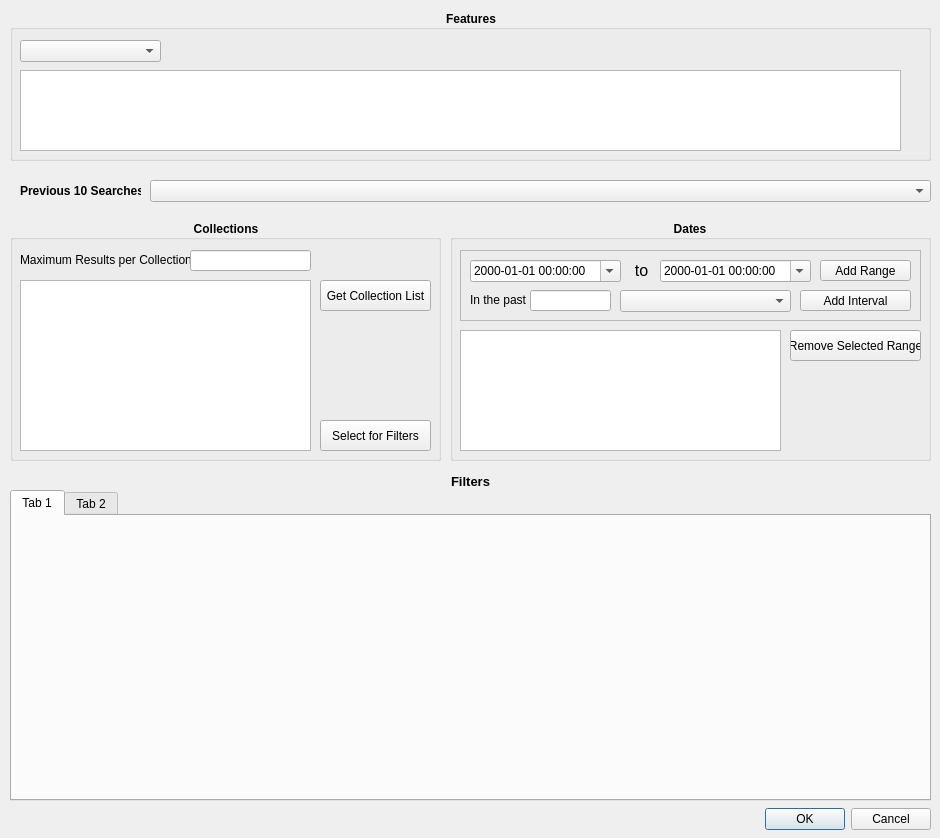
<?xml version="1.0" encoding="UTF-8"?>
<ui version="4.0">
 <class>EodmsDialogBase</class>
 <widget class="QDialog" name="EodmsDialogBase">
  <property name="geometry">
   <rect>
    <x>0</x>
    <y>0</y>
    <width>940</width>
    <height>838</height>
   </rect>
  </property>
  <property name="windowTitle">
   <string>EODMS Search</string>
  </property>
  <widget class="QDialogButtonBox" name="boxOkCancel">
   <property name="geometry">
    <rect>
     <x>590</x>
     <y>803</y>
     <width>341</width>
     <height>32</height>
    </rect>
   </property>
   <property name="orientation">
    <enum>Qt::Horizontal</enum>
   </property>
   <property name="standardButtons">
    <set>QDialogButtonBox::Cancel|QDialogButtonBox::Ok</set>
   </property>
  </widget>
  <widget class="QGroupBox" name="grpColl">
   <property name="geometry">
    <rect>
     <x>10</x>
     <y>220</y>
     <width>431</width>
     <height>241</height>
    </rect>
   </property>
   <property name="styleSheet">
    <string notr="true">QGroupBox
{
    font-size: 12px;
    font-weight: bold;
}</string>
   </property>
   <property name="title">
    <string>Collections</string>
   </property>
   <property name="alignment">
    <set>Qt::AlignBottom|Qt::AlignHCenter</set>
   </property>
   <widget class="QPushButton" name="butSelect">
    <property name="geometry">
     <rect>
      <x>310</x>
      <y>200</y>
      <width>111</width>
      <height>31</height>
     </rect>
    </property>
    <property name="text">
     <string>Select for Filters</string>
    </property>
   </widget>
   <widget class="QListWidget" name="lstColl">
    <property name="geometry">
     <rect>
      <x>10</x>
      <y>60</y>
      <width>291</width>
      <height>171</height>
     </rect>
    </property>
    <property name="selectionMode">
     <enum>QAbstractItemView::ExtendedSelection</enum>
    </property>
   </widget>
   <widget class="QPushButton" name="butGetList">
    <property name="geometry">
     <rect>
      <x>310</x>
      <y>60</y>
      <width>111</width>
      <height>31</height>
     </rect>
    </property>
    <property name="text">
     <string>Get Collection List</string>
    </property>
   </widget>
   <widget class="QLabel" name="lblMax">
    <property name="geometry">
     <rect>
      <x>10</x>
      <y>32</y>
      <width>171</width>
      <height>16</height>
     </rect>
    </property>
    <property name="text">
     <string>Maximum Results per Collection:</string>
    </property>
   </widget>
   <widget class="QLineEdit" name="txtMax">
    <property name="geometry">
     <rect>
      <x>180</x>
      <y>30</y>
      <width>121</width>
      <height>21</height>
     </rect>
    </property>
   </widget>
  </widget>
  <widget class="QTabWidget" name="tabFilters">
   <property name="geometry">
    <rect>
     <x>10</x>
     <y>490</y>
     <width>921</width>
     <height>311</height>
    </rect>
   </property>
   <property name="currentIndex">
    <number>0</number>
   </property>
   <widget class="QWidget" name="tab">
    <attribute name="title">
     <string>Tab 1</string>
    </attribute>
   </widget>
   <widget class="QWidget" name="tab_2">
    <attribute name="title">
     <string>Tab 2</string>
    </attribute>
   </widget>
  </widget>
  <widget class="QLabel" name="lblFilters">
   <property name="geometry">
    <rect>
     <x>440</x>
     <y>473</y>
     <width>61</width>
     <height>16</height>
    </rect>
   </property>
   <property name="font">
    <font>
     <pointsize>10</pointsize>
     <weight>75</weight>
     <bold>true</bold>
    </font>
   </property>
   <property name="text">
    <string>Filters</string>
   </property>
   <property name="alignment">
    <set>Qt::AlignCenter</set>
   </property>
  </widget>
  <widget class="QGroupBox" name="grpDates">
   <property name="geometry">
    <rect>
     <x>450</x>
     <y>220</y>
     <width>481</width>
     <height>241</height>
    </rect>
   </property>
   <property name="styleSheet">
    <string notr="true">QGroupBox
{
    font-size: 12px;
    font-weight: bold;
}</string>
   </property>
   <property name="title">
    <string>Dates</string>
   </property>
   <property name="alignment">
    <set>Qt::AlignBottom|Qt::AlignHCenter</set>
   </property>
   <property name="flat">
    <bool>false</bool>
   </property>
   <widget class="QListWidget" name="lstDates">
    <property name="geometry">
     <rect>
      <x>10</x>
      <y>110</y>
      <width>321</width>
      <height>121</height>
     </rect>
    </property>
    <property name="selectionMode">
     <enum>QAbstractItemView::ExtendedSelection</enum>
    </property>
   </widget>
   <widget class="QPushButton" name="butRemoveRange">
    <property name="geometry">
     <rect>
      <x>340</x>
      <y>110</y>
      <width>131</width>
      <height>31</height>
     </rect>
    </property>
    <property name="text">
     <string>Remove Selected Range</string>
    </property>
   </widget>
   <widget class="QFrame" name="frame">
    <property name="geometry">
     <rect>
      <x>10</x>
      <y>30</y>
      <width>461</width>
      <height>71</height>
     </rect>
    </property>
    <property name="frameShape">
     <enum>QFrame::StyledPanel</enum>
    </property>
    <property name="frameShadow">
     <enum>QFrame::Raised</enum>
    </property>
    <widget class="QDateTimeEdit" name="datStart">
     <property name="geometry">
      <rect>
       <x>10</x>
       <y>10</y>
       <width>151</width>
       <height>22</height>
      </rect>
     </property>
     <property name="displayFormat">
      <string>yyyy-MM-dd hh:mm:ss</string>
     </property>
     <property name="calendarPopup">
      <bool>true</bool>
     </property>
    </widget>
    <widget class="QLabel" name="lblTo">
     <property name="geometry">
      <rect>
       <x>166</x>
       <y>12</y>
       <width>31</width>
       <height>16</height>
      </rect>
     </property>
     <property name="font">
      <font>
       <pointsize>12</pointsize>
      </font>
     </property>
     <property name="text">
      <string>to</string>
     </property>
     <property name="alignment">
      <set>Qt::AlignCenter</set>
     </property>
    </widget>
    <widget class="QDateTimeEdit" name="datEnd">
     <property name="geometry">
      <rect>
       <x>200</x>
       <y>10</y>
       <width>151</width>
       <height>22</height>
      </rect>
     </property>
     <property name="displayFormat">
      <string>yyyy-MM-dd hh:mm:ss</string>
     </property>
     <property name="calendarPopup">
      <bool>true</bool>
     </property>
    </widget>
    <widget class="QPushButton" name="butAddRange">
     <property name="geometry">
      <rect>
       <x>360</x>
       <y>10</y>
       <width>91</width>
       <height>21</height>
      </rect>
     </property>
     <property name="text">
      <string>Add Range</string>
     </property>
    </widget>
    <widget class="QLabel" name="lblPast">
     <property name="geometry">
      <rect>
       <x>10</x>
       <y>42</y>
       <width>61</width>
       <height>16</height>
      </rect>
     </property>
     <property name="text">
      <string>In the past</string>
     </property>
    </widget>
    <widget class="QLineEdit" name="txtInt">
     <property name="geometry">
      <rect>
       <x>70</x>
       <y>40</y>
       <width>81</width>
       <height>21</height>
      </rect>
     </property>
    </widget>
    <widget class="QComboBox" name="cboInterval">
     <property name="geometry">
      <rect>
       <x>160</x>
       <y>40</y>
       <width>171</width>
       <height>22</height>
      </rect>
     </property>
    </widget>
    <widget class="QPushButton" name="butInterval">
     <property name="geometry">
      <rect>
       <x>340</x>
       <y>40</y>
       <width>111</width>
       <height>21</height>
      </rect>
     </property>
     <property name="text">
      <string>Add Interval</string>
     </property>
    </widget>
   </widget>
  </widget>
  <widget class="QGroupBox" name="grpFeats">
   <property name="geometry">
    <rect>
     <x>10</x>
     <y>10</y>
     <width>921</width>
     <height>151</height>
    </rect>
   </property>
   <property name="styleSheet">
    <string notr="true">QGroupBox
{
    font-size: 12px;
    font-weight: bold;
}</string>
   </property>
   <property name="title">
    <string>Features</string>
   </property>
   <property name="alignment">
    <set>Qt::AlignBottom|Qt::AlignHCenter</set>
   </property>
   <property name="checkable">
    <bool>false</bool>
   </property>
   <widget class="QComboBox" name="cboGeoOp">
    <property name="geometry">
     <rect>
      <x>10</x>
      <y>30</y>
      <width>141</width>
      <height>22</height>
     </rect>
    </property>
   </widget>
   <widget class="QTextEdit" name="txtFeatures">
    <property name="geometry">
     <rect>
      <x>10</x>
      <y>60</y>
      <width>881</width>
      <height>81</height>
     </rect>
    </property>
   </widget>
  </widget>
  <widget class="QComboBox" name="cboPrevSrch">
   <property name="geometry">
    <rect>
     <x>150</x>
     <y>180</y>
     <width>781</width>
     <height>22</height>
    </rect>
   </property>
  </widget>
  <widget class="QLabel" name="lblPrevSrch">
   <property name="geometry">
    <rect>
     <x>20</x>
     <y>183</y>
     <width>121</width>
     <height>16</height>
    </rect>
   </property>
   <property name="font">
    <font>
     <weight>75</weight>
     <bold>true</bold>
    </font>
   </property>
   <property name="text">
    <string>Previous 10 Searches:</string>
   </property>
  </widget>
 </widget>
 <tabstops>
  <tabstop>cboGeoOp</tabstop>
  <tabstop>txtFeatures</tabstop>
  <tabstop>txtMax</tabstop>
  <tabstop>butGetList</tabstop>
  <tabstop>lstColl</tabstop>
  <tabstop>butSelect</tabstop>
  <tabstop>tabFilters</tabstop>
 </tabstops>
 <resources/>
 <connections>
  <connection>
   <sender>boxOkCancel</sender>
   <signal>accepted()</signal>
   <receiver>EodmsDialogBase</receiver>
   <slot>accept()</slot>
   <hints>
    <hint type="sourcelabel">
     <x>20</x>
     <y>20</y>
    </hint>
    <hint type="destinationlabel">
     <x>20</x>
     <y>20</y>
    </hint>
   </hints>
  </connection>
  <connection>
   <sender>boxOkCancel</sender>
   <signal>rejected()</signal>
   <receiver>EodmsDialogBase</receiver>
   <slot>reject()</slot>
   <hints>
    <hint type="sourcelabel">
     <x>20</x>
     <y>20</y>
    </hint>
    <hint type="destinationlabel">
     <x>20</x>
     <y>20</y>
    </hint>
   </hints>
  </connection>
 </connections>
</ui>
